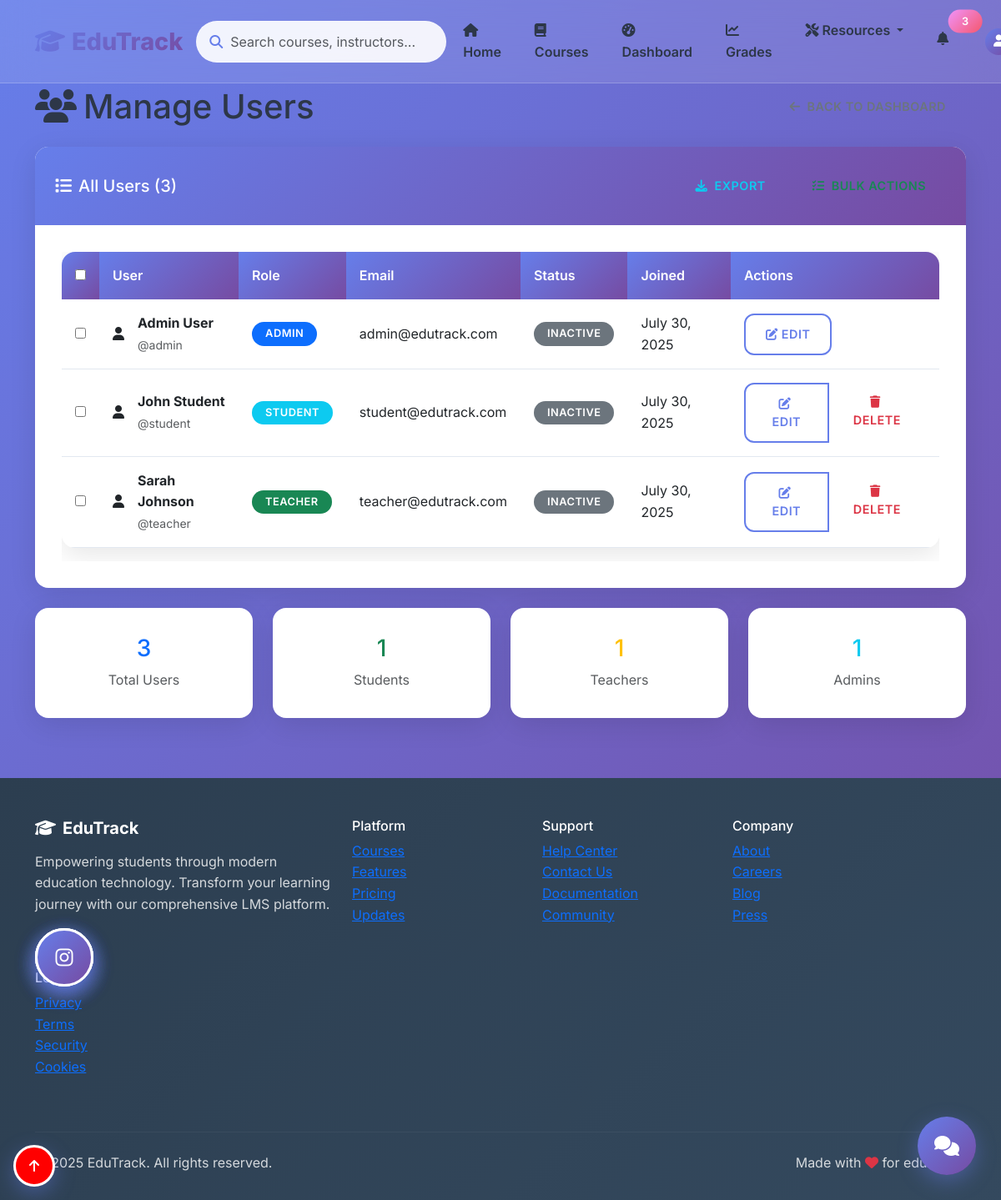
Before: /admin/users (signed in) with the older database file.
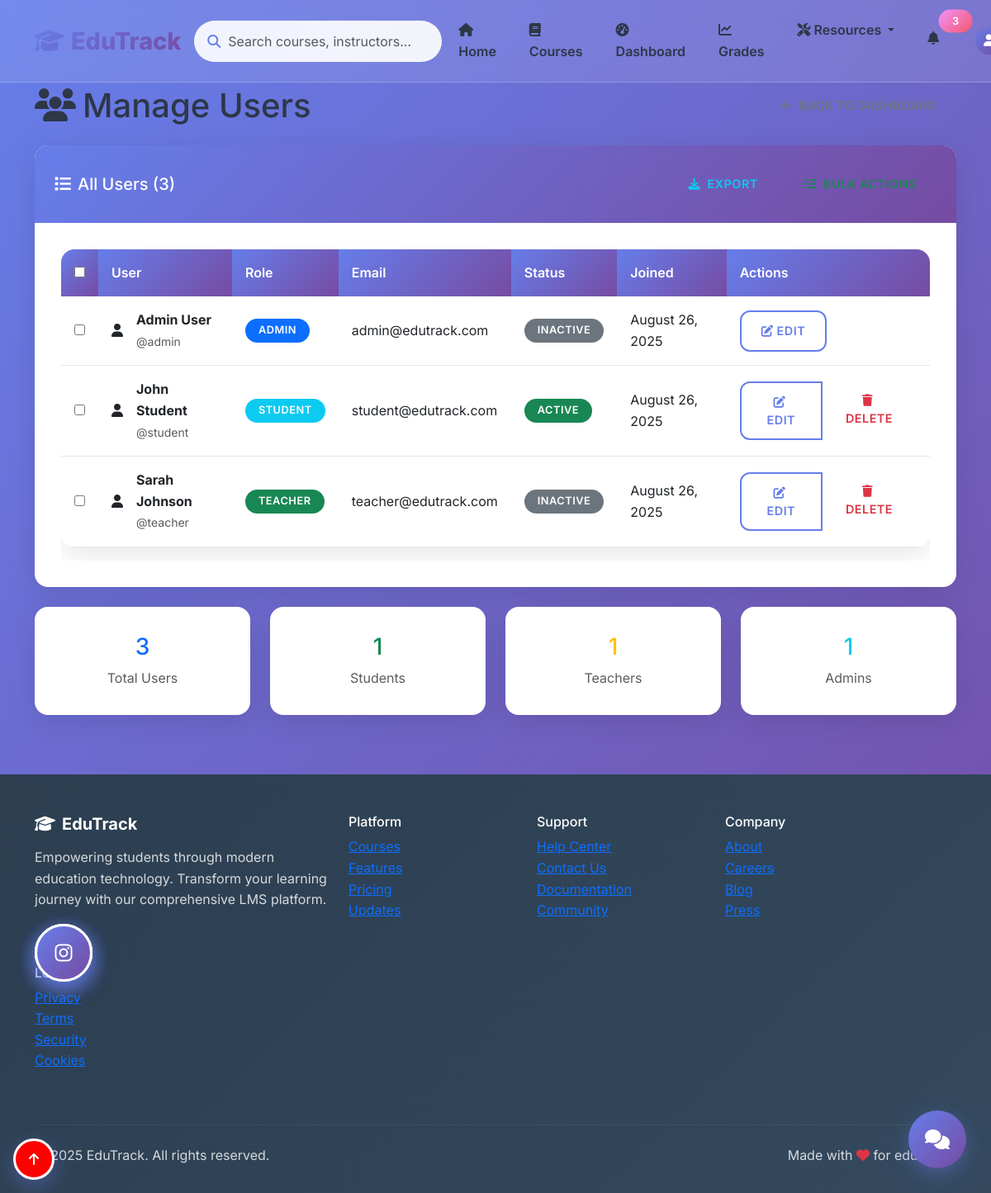
After: the same page with the newer database file.
### models.py (models this page shows, shortened)
class User(db.Model):
    __tablename__ = 'user'
    id = db.Column(db.Integer, primary_key=True)
    username = db.Column(db.String(64), unique=True, nullable=False)
    email = db.Column(db.String(120), unique=True, nullable=False)
    first_name = db.Column(db.String(50), nullable=False)
    last_name = db.Column(db.String(50), nullable=False)
    password_hash = db.Column(db.String(256), nullable=False)
    role = db.Column(db.String(20), default='student')  # student, teacher, admin
    created_at = db.Column(db.DateTime, default=datetime.utcnow)
    enrollments = db.relationship('Enrollment', backref='student', lazy=True)
    grades = db.relationship('Grade', backref='student', lazy=True)
    submissions = db.relationship('AssignmentSubmission',
                                foreign_keys='AssignmentSubmission.user_id',
                                backref='student', lazy=True)
    graded_submissions = db.relationship('AssignmentSubmission',
                                       foreign_keys='AssignmentSubmission.graded_by',
                                       backref='grader', lazy=True)
    study_progress = db.relationship('StudyProgress', backref='student', lazy=True)

### admin_routes.py (the view)
def manage_users():
    if 'user_id' not in session:
        flash('Please log in to manage users', 'warning')
        return redirect(url_for('login'))
    user = User.query.get(session['user_id'])
    if not user or user.role != 'admin':
        flash('Access denied. Admin privileges required.', 'danger')
        return redirect(url_for('dashboard'))
    page = request.args.get('page', 1, type=int)
    per_page = 20
    users_pagination = User.query.paginate(
        page=page,
        per_page=per_page,
        error_out=False
    )
    return render_template('admin/manage_users.html',
                         user=user,
                         users=users_pagination.items,
                         pagination=users_pagination)

### templates/admin/manage_users.html (shortened to what the changed rows need)
{% extends "base.html" %}
{% block content %}
<div class="container py-4">
    <div class="row mb-4">
        <div class="col-12">
            <div class="d-flex justify-content-between align-items-center">
                <h1 class="mb-0">
                    <i class="fas fa-users me-2"></i>Manage Users
                </h1>
            </div>
        </div>
    </div>
    <div class="row">
        <div class="col-12">
            <div class="card">
                <div class="card-body">
                    {% if users %}
                    <div class="table-responsive">
                        <table class="table table-hover">
                            <thead>
                                <tr>
                                    <th>
                                        <input type="checkbox" id="selectAll" onchange="toggleSelectAll()">
                                    </th>
                                    <th>User</th>
                                    <th>Role</th>
                                    <th>Email</th>
                                    <th>Status</th>
                                    <th>Joined</th>
                                    <th>Actions</th>
                                </tr>
                            </thead>
                            <tbody>
                                {% for user in users %}
                                <tr>
                                    <td>
                                        <input type="checkbox" class="user-select" value="{{ user.id }}">
                                    </td>
                                    <td>
                                        <div class="d-flex align-items-center">
                                            <div class="avatar-sm me-3">
                                                <i class="fas fa-user"></i>
                                            </div>
                                            <div>
                                                <strong>{{ user.first_name }} {{ user.last_name }}</strong>
                                                <br>
                                                <small class="text-muted">@{{ user.username }}</small>
                                            </div>
                                        </div>
                                    </td>
                                    <td>
                                        <span class="badge bg-{{ 'primary' if user.role == 'admin' else 'success' if user.role == 'teacher' else 'info' }}">
                                            {{ user.role|title }}
                                        </span>
                                    </td>
                                    <td>{{ user.email }}</td>
                                    <td>
                                        {% if user.enrollments %}
                                            <span class="badge bg-success">Active</span>
                                        {% else %}
                                            <span class="badge bg-secondary">Inactive</span>
                                        {% endif %}
                                    </td>
                                    <td>{{ user.created_at.strftime('%B %d, %Y') }}</td>
                                    <td>
                                        <div class="btn-group" role="group">
                                            <a href="{{ url_for('edit_user', user_id=user.id) }}" class="btn btn-sm btn-outline-primary">
                                                <i class="fas fa-edit me-1"></i>Edit
                                            </a>
                                            {% if user.role != 'admin' %}
                                            <a href="{{ url_for('delete_user', user_id=user.id) }}"
                                               class="btn btn-sm btn-outline-danger"
                                               onclick="return confirm('Are you sure you want to delete {{ user.first_name }} {{ user.last_name }}? This action cannot be undone.')">
                                                <i class="fas fa-trash me-1"></i>Delete
                                            </a>
                                            {% endif %}
                                        </div>
                                    </td>
                                </tr>
                                {% endfor %}
                            </tbody>
                        </table>
                    </div>
                    {% else %}
                    <div class="text-center py-4">
                        <i class="fas fa-users text-muted" style="font-size: 3rem;"></i>
                        <h5 class="mt-3 text-muted">No users found</h5>
                        <p class="text-muted">No users have been registered yet.</p>
                    </div>
                    {% endif %}
                </div>
            </div>
        </div>
    </div>
</div>
{% endblock %}

Changed rows visible on the page:
changed User "Admin": created_at "July 30, 2025" → "August 26, 2025"
changed User "John": created_at "July 30, 2025" → "August 26, 2025"; text "INACTIVE" → "ACTIVE"
changed User "Sarah": created_at "July 30, 2025" → "August 26, 2025"
